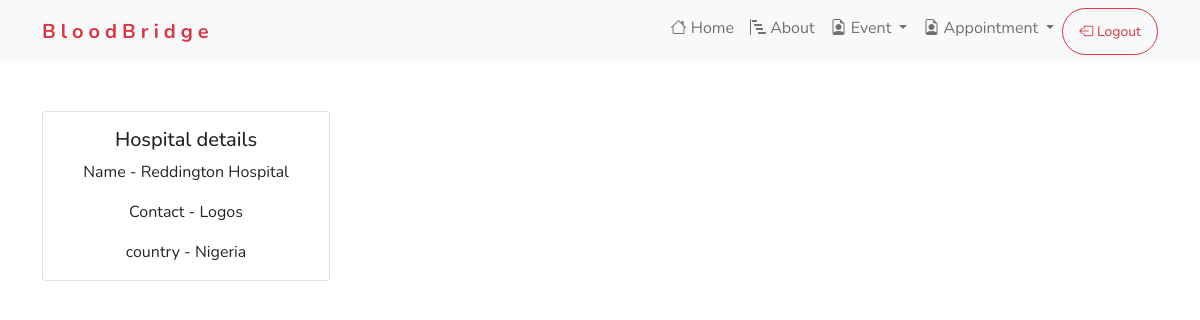
The page /hospital_detail/2/ (signed in) on the database its author committed.
### hospital/models.py (models this page shows, shortened)
class Hospital(models.Model):
    name = models.CharField(max_length=100)
    state = models.CharField(max_length=200)
    city = models.CharField(max_length=200)
    country = models.CharField(max_length=200)
    email = models.EmailField()
    phone = models.BigIntegerField()

### hospital/views.py (the view)
# urls.py: path('hospital_detail/<int:pk>/', view=HospitalDetails.as_view(), name="hospital-details")
class HospitalDetails(DetailView):
    model = Hospital

### hospital/templates/hospital/hospital_detail.html
{% extends 'donate/base.html' %}
{% block content%}
<div class="container mt-5">
    <div class="card" style="width: 18rem;">
        <div class="card-body text-center">
          <h5 class="card-title">Hospital details</h5>
          <p class="card-text">Name - {{object.name}}</p>
          <p class="card-text">Contact - {{object.city}}</p>
          <p class="card-text">country - {{object.country}}</p>
        </div>
      </div>
</div>
{%endblock%}

### donate/static/donate/styles.css (style rules this page uses)
* { font-family: 'Nunito', sans-serif; }

### rows shown on the page
Hospital: name "Reddington Hospital", city "Logos", country "Nigeria"
